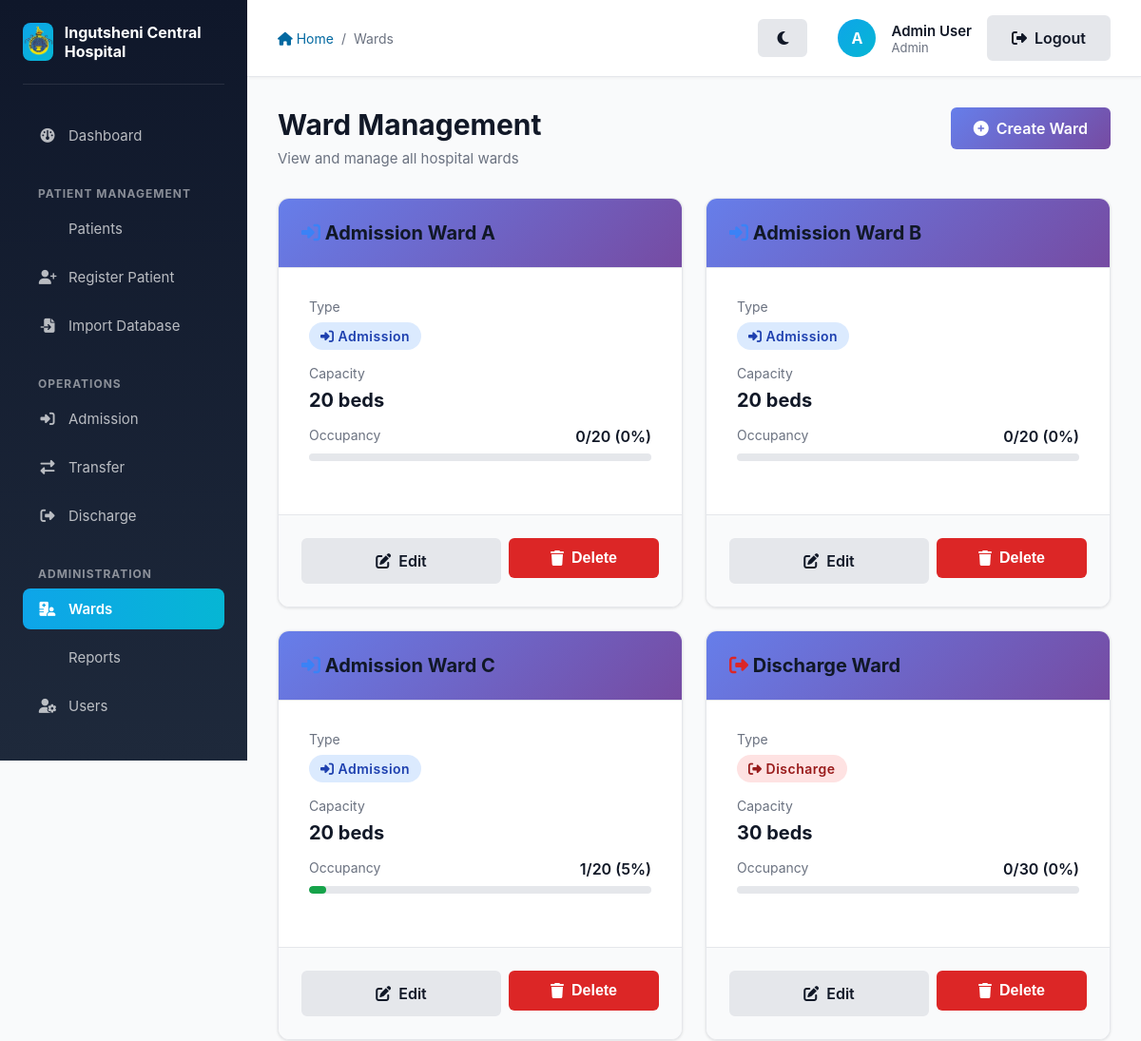
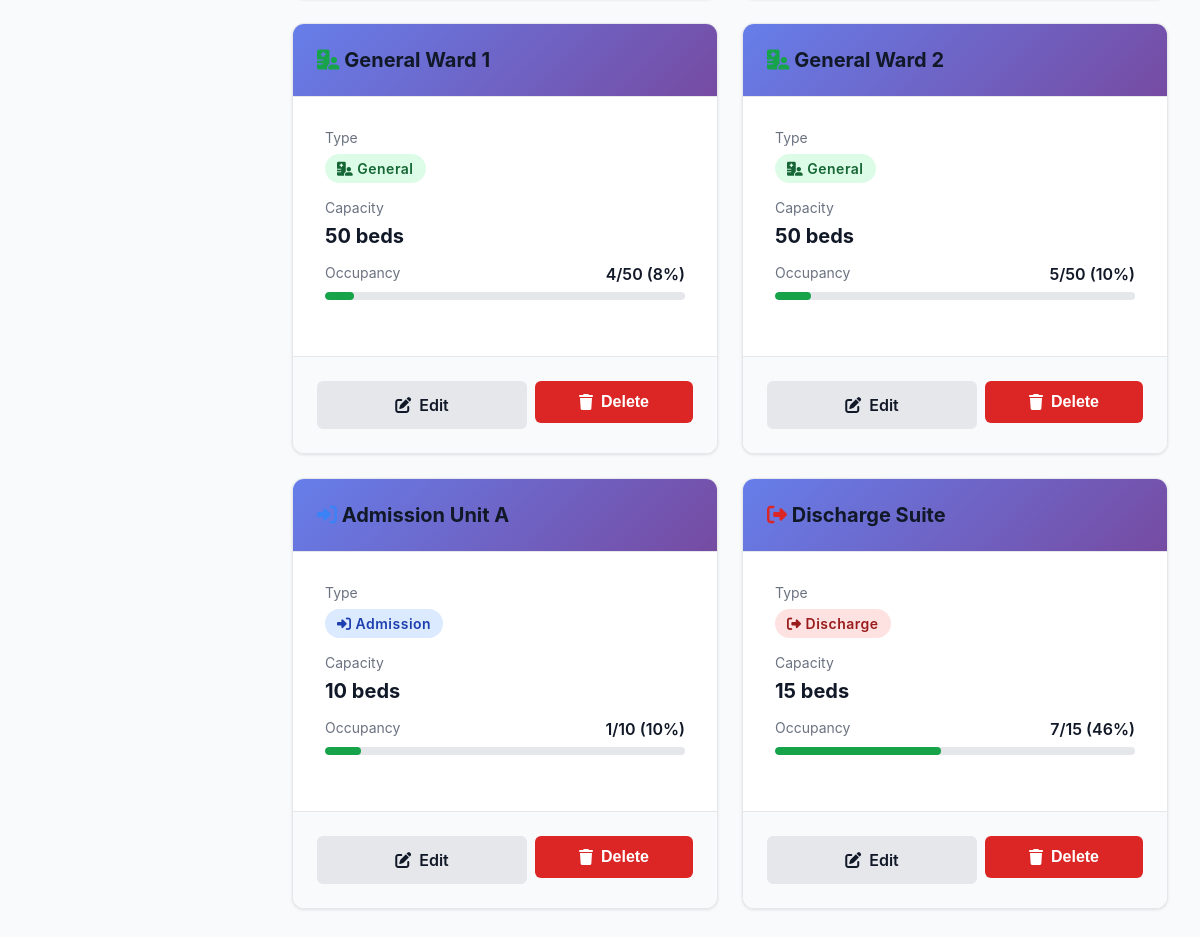
/wards (signed in), run on the app's committed database (2 pictures, top to bottom).
### app/models/models.py (models this page shows, shortened)
class User(db.Model, UserMixin):
    __tablename__ = 'users'
    id = db.Column(db.Integer, primary_key=True)
    name = db.Column(db.String(100), nullable=False)
    email = db.Column(db.String(120), unique=True, nullable=False)
    password_hash = db.Column(db.String(128), nullable=False)
    role_id = db.Column(db.Integer, db.ForeignKey('roles.id'), nullable=False)
    ward_id = db.Column(db.Integer, db.ForeignKey('wards.id'), nullable=True)

class Role(db.Model):
    __tablename__ = 'roles'
    id = db.Column(db.Integer, primary_key=True)
    name = db.Column(db.String(50), unique=True, nullable=False)
    users = db.relationship('User', backref='role_obj', lazy=True)

class Ward(db.Model):
    __tablename__ = 'wards'
    id = db.Column(db.Integer, primary_key=True)
    name = db.Column(db.String(100), unique=True, nullable=False)
    type = db.Column(db.String(50), nullable=False) # Admission, General, Discharge
    capacity = db.Column(db.Integer, nullable=True)
    users = db.relationship('User', backref='ward_obj', lazy=True)
    patients = db.relationship('Patient', backref='current_ward', lazy=True)

### app/wards/routes.py (the view)
@wards.route('/wards')
@login_required
def list_wards():
    all_wards = Ward.query.all()
    return render_template('wards/manage_wards.html', wards=all_wards)

### app/models/models.py (called while the page is built)
@login_manager.user_loader
def load_user(user_id):
    return User.query.get(int(user_id))

### app/templates/wards/manage_wards.html (shortened to what this page needs)
{% extends "layout.html" %}
{% block breadcrumb %}
    <a href="{{ url_for('main.index') }}"><i class="fas fa-home"></i> Home</a>
    <span>/</span>
    <span>Wards</span>
{% endblock %}
{% block content %}
    <div class="page-header flex-between" style="display: flex; justify-content: space-between; align-items: flex-start;">
        <div>
            <h1 class="page-title">Ward Management</h1>
            <p class="page-subtitle">View and manage all hospital wards</p>
        </div>
        {% if current_user.role_obj.name == 'Admin' %}
            <a href="{{ url_for('wards.create_ward') }}" class="btn btn-primary">
                <i class="fas fa-plus-circle"></i> Create Ward
            </a>
        {% endif %}
    </div>
    {% if wards %}
        <div class="grid grid-3">
            {% for ward in wards %}
                {% set patient_count = ward.patients|length %}
                {% set capacity = ward.capacity or 10 %}
                {% set occupancy_percent = ((patient_count / capacity) * 100)|int %}
                <div class="card">
                    <div class="card-header">
                        <h3 class="card-title">
                            {% if ward.type == 'Admission' %}
                                <i class="fas fa-sign-in-alt" style="color: #3b82f6;"></i>
                            {% elif ward.type == 'Discharge' %}
                                <i class="fas fa-sign-out-alt" style="color: #dc2626;"></i>
                            {% else %}
                                <i class="fas fa-hospital-user" style="color: #16a34a;"></i>
                            {% endif %}
                            {{ ward.name }}
                        </h3>
                    </div>
                    <div class="card-body">
                        <div style="margin-bottom: 1rem;">
                            <p style="color: #6b7280; font-size: 0.875rem; margin-bottom: 0.5rem;">Type</p>
                            {% if ward.type == 'Admission' %}
                                <span class="badge badge-info"><i class="fas fa-sign-in-alt"></i> Admission</span>
                            {% elif ward.type == 'Discharge' %}
                                <span class="badge badge-danger"><i class="fas fa-sign-out-alt"></i> Discharge</span>
                            {% else %}
                                <span class="badge badge-success"><i class="fas fa-hospital-user"></i> General</span>
                            {% endif %}
                        </div>
                        <div style="margin-bottom: 1rem;">
                            <p style="color: #6b7280; font-size: 0.875rem; margin-bottom: 0.5rem;">Capacity</p>
                            <p style="font-size: 1.25rem; font-weight: 700;">{{ capacity }} beds</p>
                        </div>
                        <div style="margin-bottom: 1.5rem;">
                            <div style="display: flex; justify-content: space-between; margin-bottom: 0.5rem;">
                                <p style="color: #6b7280; font-size: 0.875rem;">Occupancy</p>
                                <p style="font-weight: 600; color: #111827;">{{ patient_count }}/{{ capacity }} ({{ occupancy_percent }}%)</p>
                            </div>
                            <div style="width: 100%; height: 8px; background-color: #e5e7eb; border-radius: 4px; overflow: hidden;">
                                <div style="width: {{ occupancy_percent }}%; height: 100%; background: {% if occupancy_percent >= 90 %}#dc2626{% elif occupancy_percent >= 70 %}#f59e0b{% else %}#16a34a{% endif %}; border-radius: 4px; transition: all 0.3s ease;"></div>
                            </div>
                        </div>
                    </div>
                    {% if current_user.role_obj.name == 'Admin' %}
                        <div class="card-footer" style="display: flex; gap: 0.5rem; flex-wrap: wrap;">
                            <a href="{{ url_for('wards.edit_ward', ward_id=ward.id) }}" class="btn btn-secondary" style="flex: 1; min-width: 120px;">
                                <i class="fas fa-edit"></i> Edit
                            </a>
                            <form action="{{ url_for('wards.delete_ward', ward_id=ward.id) }}" method="POST" style="flex: 1; min-width: 120px;" onsubmit="return confirm('Are you sure you want to delete this ward?');">
                                <button type="submit" class="btn btn-danger w-full">
                                    <i class="fas fa-trash"></i> Delete
                                </button>
                            </form>
                        </div>
                    {% endif %}
                </div>
            {% endfor %}
        </div>
    {% endif %}
{% endblock %}

### app/templates/layout.html (shortened to what this page needs)
<!DOCTYPE html>
<html lang="en">
<head>
    <link rel="stylesheet" href="{{ url_for('static', filename='style.css') }}">
    <link rel="stylesheet" href="https://cdnjs.cloudflare.com/ajax/libs/font-awesome/6.4.0/css/all.min.css">
</head>
<body>
    <aside class="sidebar no-print" id="sidebar">
        <div class="sidebar-header">
            <div class="sidebar-logo">
                <img src="{{ url_for('static', filename='images/logo.png') }}" alt="Ingutsheni Central Hospital Logo">
            </div>
            <div class="sidebar-title">Ingutsheni Central Hospital</div>
        </div>
        <nav class="sidebar-nav">
            <li><a href="{{ url_for('main.index') }}" class="{% if request.endpoint == 'main.index' %}active{% endif %}">
                <i class="fas fa-dashboard"></i> Dashboard
            </a></li>
        </nav>
        {% if current_user.is_authenticated %}
            <div class="sidebar-section-title">Patient Management</div>
            <nav class="sidebar-nav">
                <li><a href="{{ url_for('patients.list_patients') }}" class="{% if request.endpoint == 'patients.list_patients' %}active{% endif %}">
                     Patients
                </a></li>
                <li><a href="{{ url_for('patients.register_patient') }}" class="{% if request.endpoint == 'patients.register_patient' %}active{% endif %}">
                    <i class="fas fa-user-plus"></i> Register Patient
                </a></li>
                {% if current_user.role_obj.name in ['Admin', 'CMO'] %}
                <li><a href="{{ url_for('patients.import_database') }}" class="{% if request.endpoint == 'patients.import_database' %}active{% endif %}">
                    <i class="fas fa-file-import"></i> Import Database
                </a></li>
                {% endif %}
            </nav>
            <div class="sidebar-section-title">Operations</div>
            <nav class="sidebar-nav">
                <li><a href="{{ url_for('patients.list_patients') }}" class="{% if request.endpoint == 'patients.admit_patient' %}active{% endif %}">
                    <i class="fas fa-sign-in-alt"></i> Admission
                </a></li>
                <li><a href="{{ url_for('patients.list_patients') }}" class="{% if request.endpoint == 'transfers.transfer_patient' %}active{% endif %}">
                    <i class="fas fa-exchange-alt"></i> Transfer
                </a></li>
                <li><a href="{{ url_for('patients.list_patients') }}" class="{% if request.endpoint == 'patients.discharge_patient' %}active{% endif %}">
                    <i class="fas fa-sign-out-alt"></i> Discharge
                </a></li>
            </nav>
            <div class="sidebar-section-title">Administration</div>
            <nav class="sidebar-nav">
                <li><a href="{{ url_for('wards.list_wards') }}" class="{% if request.endpoint == 'wards.list_wards' %}active{% endif %}">
                    <i class="fas fa-hospital-user"></i> Wards
                </a></li>
                <li><a href="{{ url_for('reports.view_reports') }}" class="{% if request.endpoint == 'reports.view_reports' %}active{% endif %}">
                     Reports
                </a></li>
                {% if current_user.role_obj.name == 'Admin' %}
                    <li><a href="{{ url_for('auth.manage_users') }}" class="{% if request.endpoint == 'auth.manage_users' %}active{% endif %}">
                        <i class="fas fa-user-gear"></i> Users
                    </a></li>
                {% endif %}
            </nav>
        {% endif %}
    </aside>
    <div class="main-content">
        <div class="top-bar no-print">
            <div class="top-bar-left">
                <div class="breadcrumb">
                    {% block breadcrumb %}{% endblock %}
                </div>
            </div>
            <div class="top-bar-right" style="display: flex; align-items: center; gap: 1rem;">
                <div style="display: flex; align-items: center; gap: 1rem; margin-right: 1rem;">
                    <button id="themeToggle" class="btn btn-secondary btn-sm" title="Toggle Dark/Light Mode" style="border-radius: 50%; width: 40px; height: 40px; padding: 0;">
                        <i class="fas fa-moon"></i>
                    </button>
                </div>
                {% if current_user.is_authenticated %}
                    <div class="user-menu">
                        <div class="user-avatar" title="{{ current_user.name }}">
                            {{ current_user.name[0].upper() }}
                        </div>
                        <div class="user-info">
                            <div class="user-name">{{ current_user.name }}</div>
                            <div class="user-role">{{ current_user.role_obj.name }}</div>
                        </div>
                    </div>
                    <a href="{{ url_for('auth.logout') }}" class="btn btn-secondary btn-sm">
                        <i class="fas fa-sign-out-alt"></i> Logout
                    </a>
                {% else %}
                    <a href="{{ url_for('auth.login') }}" class="btn btn-primary btn-sm">
                        <i class="fas fa-sign-in-alt"></i> Login
                    </a>
                {% endif %}
            </div>
        </div>
        <div class="page-content">
            {% block content %}{% endblock %}
        </div>
    </div>
</body>
</html>

### app/static/style.css (style rules this page uses)
:root { --primary: #0369a1; --primary-light: #0ea5e9; --primary-dark: #075985; --success: #16a34a; --success-light: #22c55e; --danger: #dc2626; --warning: #f59e0b; --info: #3b82f6; --neutral: #6b7280; --gray-50: #f9fafb; --gray-100: #f3f4f6; --gray-200: #e5e7eb; --gray-300: #d1d5db; --gray-400: #9ca3af; --gray-500: #6b7280; --gray-600: #4b5563; --gray-700: #374151; --gray-800: #1f2937; --gray-900: #111827; --body-bg: var(--gray-50); --card-bg: #ffffff; --sidebar-bg: linear-gradient(180deg, #0f172a 0%, #1e293b 100%); --topbar-bg: #ffffff; --text-main: var(--gray-900); --text-muted: var(--gray-500); --border-color: var(--gray-200); }
* { margin: 0; padding: 0; box-sizing: border-box; }
body { font-family: -apple-system, BlinkMacSystemFont, 'Segoe UI', 'Roboto', 'Oxygen', 'Ubuntu', 'Cantarell', 'Fira Sans', 'Droid Sans', 'Helvetica Neue', sans-serif; -webkit-font-smoothing: antialiased; -moz-osx-font-smoothing: grayscale; background-color: var(--body-bg); color: var(--text-main); }
.card { background-color: var(--card-bg); border: 1px solid var(--border-color); }
.card-header, .card-footer { background-color: var(--gray-100); border-color: var(--border-color); }
.top-bar { background-color: var(--topbar-bg) !important; border-color: var(--border-color) !important; }
.sidebar { background: var(--sidebar-bg) !important; }
.badge { display: inline-block; padding: 0.375rem 0.75rem; border-radius: 9999px; font-size: 0.875rem; font-weight: 600; letter-spacing: 0.5px; }
.badge-success { background-color: #dcfce7; color: #166534; }
.badge-danger { background-color: #fee2e2; color: #991b1b; }
.badge-info { background-color: #dbeafe; color: #1e40af; }
.btn { display: inline-flex; align-items: center; justify-content: center; padding: 0.625rem 1.25rem; border-radius: 0.5rem; font-weight: 600; font-size: 0.9375rem; border: none; cursor: pointer; transition: all 0.2s ease; text-decoration: none; gap: 0.5rem; }
.btn-primary { background-color: var(--primary); color: white; }
.btn-danger { background-color: var(--danger); color: white; }
.btn-secondary { background-color: var(--gray-300); color: var(--gray-800); }
.btn-sm { padding: 0.375rem 0.75rem; font-size: 0.8125rem; }
.card { background-color: white; border-radius: 0.75rem; box-shadow: 0 1px 3px rgba(0, 0, 0, 0.1); overflow: hidden; transition: all 0.2s ease; }
.card-header { padding: 1.5rem; border-bottom: 1px solid var(--gray-200); background-color: var(--gray-50); }
.card-body { padding: 1.5rem; }
.card-footer { padding: 1.5rem; background-color: var(--gray-50); border-top: 1px solid var(--gray-200); }
.card-title { font-size: 1.25rem; font-weight: 700; color: var(--gray-900); margin: 0; }
.grid { display: grid; gap: 1.5rem; }
.grid-3 { grid-template-columns: repeat(auto-fit, minmax(300px, 1fr)); }
.flex-between { display: flex; justify-content: space-between; align-items: center; }
.w-full { width: 100%; }
.btn { font-size: 1rem !important; font-weight: 600 !important; padding: 0.75rem 1.5rem !important; border: none !important; border-radius: 6px !important; cursor: pointer !important; transition: all 0.3s ease !important; display: inline-flex !important; align-items: center !important; gap: 0.5rem !important; text-decoration: none !important; }
.btn-primary { background: linear-gradient(135deg, #667eea 0%, #764ba2 100%) !important; color: white !important; }
.btn-secondary { background: var(--gray-200) !important; color: var(--text-main) !important; border: 2px solid var(--border-color) !important; }
.btn-danger { background: var(--danger) !important; color: white !important; }
.card-header { background: linear-gradient(135deg, #667eea 0%, #764ba2 100%) !important; color: white !important; padding: 1.5rem !important; border-radius: 8px 8px 0 0 !important; }
.card-body { padding: 2rem !important; }

### data on the page
User: name "A", name "Admin User"
Role: role_obj.name "Admin"
Ward: type "Admission" (drawn), name "Admission Ward A", capacity "20", patient_count "0", occupancy_percent "0"
Ward: type "Admission" (drawn), name "Admission Ward B", capacity "20", patient_count "0", occupancy_percent "0"
Ward: type "Admission" (drawn), name "Admission Ward C", capacity "20", patient_count "1", occupancy_percent "5"
Ward: type "Discharge" (drawn), name "Discharge Ward", capacity "30", patient_count "0", occupancy_percent "0"
Ward: type "General" (drawn), name "General Ward 1", capacity "50", patient_count "4", occupancy_percent "8"
Ward: type "General" (drawn), name "General Ward 2", capacity "50", patient_count "5", occupancy_percent "10"
Ward: type "Admission" (drawn), name "Admission Unit A", capacity "10", patient_count "1"
Ward: type "Discharge" (drawn), name "Discharge Suite", capacity "15", patient_count "7", occupancy_percent "46"
